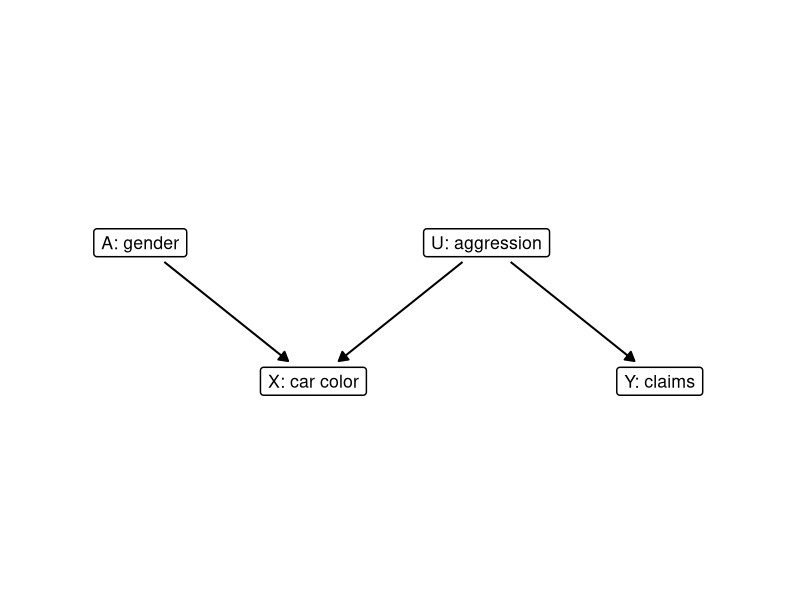
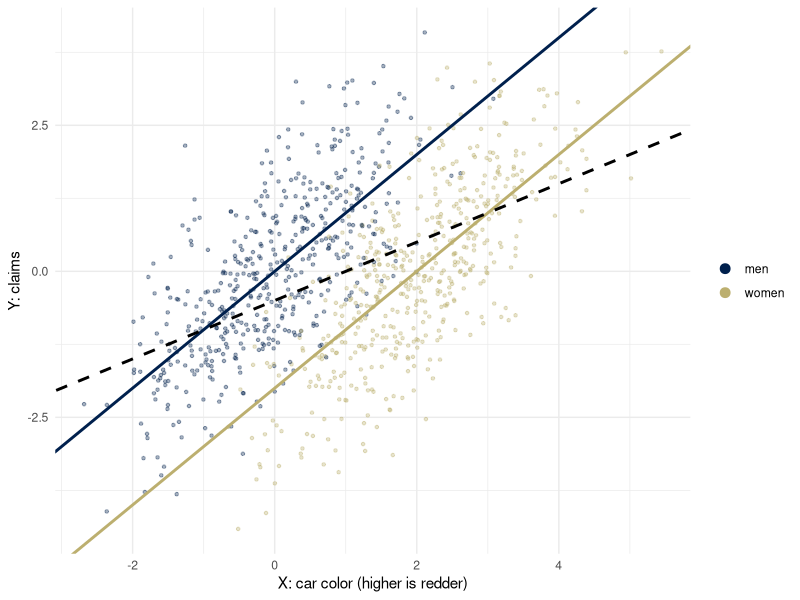
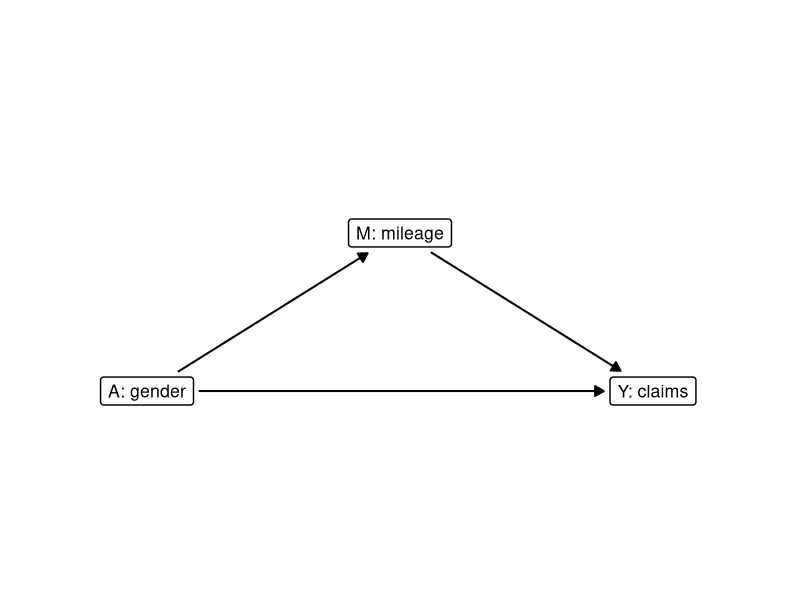
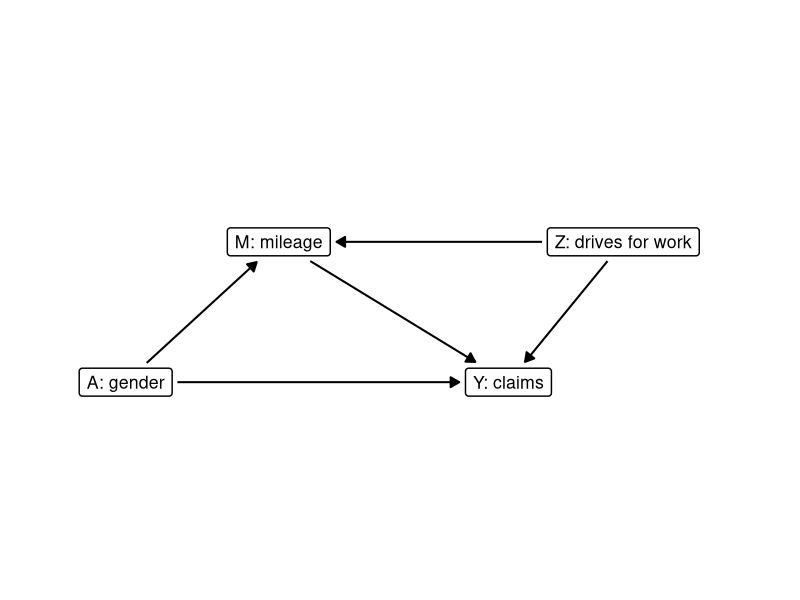
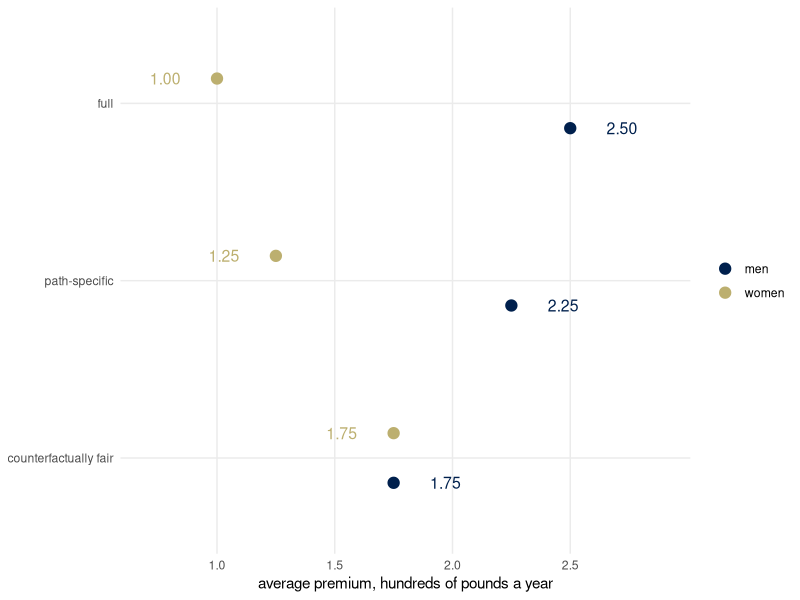
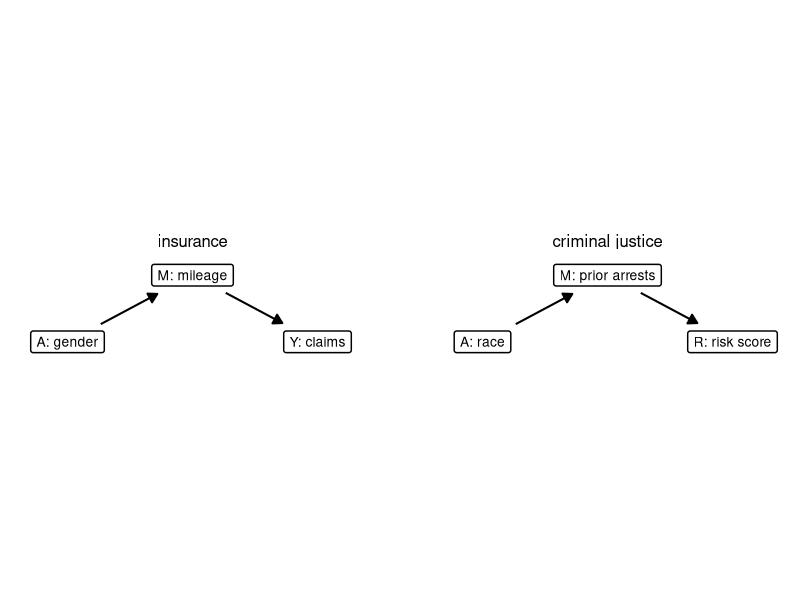

The R source for these figures, in order:
## ---- chunk 1
library(ggplot2)
library(dplyr)
theme_set(theme_minimal())
set.seed(313)
# cividis: viridisLite::cividis(9)[c(1, 3, 5, 6, 7, 9)]
navy <- "#00204D"; slate <- "#414D6B"; cgray <- "#7C7B78"; khaki <- "#9B9477"; gold <- "#BCAF6F"; yellow <- "#FFEA46"
two <- c(navy, gold)               # the two groups, wherever there are two

# Causal graphs. Nodes are letters in circles, or words in boxes (boxes = TRUE). A node's
# size is fixed on the page, in inches; draw_dag measures the device and stops every arrow
# `gap` inches short of its nodes. From weeks 3 to 5.
draw_dag <- function(nodes, edges, dashed = character(0), highlight = character(0), boxes = FALSE,
                     text_size = 7, xlim = c(-0.5, 2.5), ylim = c(-0.4, 1.4), strip_size = 18,
                     gap = 0.05) {
  if (!"panel" %in% names(nodes)) { nodes$panel <- ""; edges$panel <- "" }
  pad <- unit(0.35, "lines"); border <- 0.5; dot <- 16; stroke <- 0.8; lw <- c(black = 0.7, gold = 1.5)
  p <- ggplot() +
    facet_wrap(~ panel, nrow = 1) +
    coord_fixed(xlim = xlim, ylim = ylim) +
    theme_void() +
    theme(strip.text = element_text(size = strip_size), panel.spacing = unit(1.5, "lines"))
  p <- if (boxes) {
    p + geom_label(data = nodes, aes(x, y, label = name), size = text_size, label.size = border,
                   label.padding = pad)
  } else {
    p + geom_point(data = nodes, aes(x, y), size = dot, shape = 21, fill = "white", stroke = stroke) +
      geom_text(data = nodes, aes(x, y, label = name), size = text_size, parse = TRUE)
  }
  inch <- function(u, f) f(u, "in", valueOnly = TRUE)
  g <- ggplotGrob(p)
  pp <- ggplot_build(p)$layout$panel_params[[1]]
  per_unit <- min((dev.size("in")[1] - sum(inch(g$widths, grid::convertWidth))) /
                    (length(unique(nodes$panel)) * diff(pp$x.range)),
                  (dev.size("in")[2] - sum(inch(g$heights, grid::convertHeight))) / diff(pp$y.range))
  if (boxes) {
    text <- lapply(as.character(nodes$name), grid::textGrob, gp = grid::gpar(fontsize = text_size * .pt))
    nodes$hw <- (sapply(text, \(t) inch(grid::grobWidth(t), grid::convertWidth)) / 2 +
                   inch(pad, grid::convertWidth) + border * .pt / 96 / 2) / per_unit
    nodes$hh <- (sapply(text, \(t) inch(grid::grobHeight(t), grid::convertHeight)) / 2 +
                   inch(pad, grid::convertHeight) + border * .pt / 96 / 2) / per_unit
  } else {
    nodes$hw <- nodes$hh <- (0.375 * (dot * .pt + stroke * .stroke / 2) / 72 +
                               stroke * .stroke / 2 / 96 / 2) / per_unit
  }
  e <- edges |>
    left_join(nodes, by = c("panel", "from" = "name")) |>
    rename(x0 = x, y0 = y, hw0 = hw, hh0 = hh) |>
    left_join(nodes, by = c("panel", "to" = "name")) |>
    mutate(dx = x - x0, dy = y - y0, len = sqrt(dx^2 + dy^2), ux = dx / len, uy = dy / len,
           col = ifelse(paste(from, to) %in% highlight, "#BCAF6F", "black"),
           style = ifelse(paste(from, to) %in% dashed, "dashed", "solid"),
           g0 = gap / per_unit,
           g1 = (gap + ifelse(col == "black", lw[["black"]], lw[["gold"]]) * .pt / 96 / 2) / per_unit,
           s0 = if (boxes) pmin((hw0 + g0) / pmax(abs(ux), 1e-9), (hh0 + g0) / pmax(abs(uy), 1e-9)) else hw0 + g0,
           s1 = if (boxes) pmin((hw + g1) / pmax(abs(ux), 1e-9), (hh + g1) / pmax(abs(uy), 1e-9)) else hw + g1,
           xs = x0 + s0 * ux, ys = y0 + s0 * uy, xe = x - s1 * ux, ye = y - s1 * uy)
  p + geom_segment(data = e, aes(x = xs, y = ys, xend = xe, yend = ye, linetype = style, color = col),
                   arrow = arrow(length = unit(0.25, "cm"), type = "closed"),
                   linewidth = ifelse(e$col == "black", lw[["black"]], lw[["gold"]]), show.legend = FALSE) +
    scale_linetype_identity() + scale_color_identity()
}

# The mileage world (as in the slides). The checks stop the render if a number stated in
# the text does not follow from the parameters.
mu0 <- 10; alpha <- -4; beta <- 0.25; gamma <- -0.5; var_UM <- 4; pA <- 1/2
NDE <- gamma; NIE <- alpha * beta; TE <- NDE + NIE
var_M <- alpha^2 * pA * (1 - pA) + var_UM
slope_refit <- beta + gamma * alpha * pA * (1 - pA) / var_M
R2 <- alpha^2 * pA * (1 - pA) / var_M
stopifnot(abs(NDE + 0.5) < 1e-12, abs(NIE + 1) < 1e-12, abs(TE + 1.5) < 1e-12,
          abs(var_M - 8) < 1e-12, abs(slope_refit - 0.3125) < 1e-12, abs(R2 - 0.5) < 1e-12,
          abs(alpha * slope_refit - (NIE + R2 * NDE)) < 1e-12)
## ---- chunk 2
rc <- data.frame(name = c("A: gender", "X: car color", "U: aggression", "Y: claims"),
                 x = c(0, 1.25, 2.5, 3.75), y = c(1, 0, 1, 0))
draw_dag(rc, data.frame(from = c("A: gender", "U: aggression", "U: aggression"),
                        to = c("X: car color", "X: car color", "Y: claims")),
         boxes = TRUE, text_size = 4.5, xlim = c(-0.75, 4.5), ylim = c(-0.3, 1.3))
## ---- chunk 3
n <- 1000
A <- rbinom(n, 1, 1/2)          # 1 for a woman
U <- rnorm(n)                   # aggression, never observed
X <- 2 * A + U                  # car color
Y <- U + rnorm(n)               # claims
coef(lm(Y ~ X))                 # the price from X alone
coef(lm(Y ~ X + A))             # the price from X and A
## ---- chunk 4
car <- data.frame(X, Y, group = factor(A, levels = c(0, 1), labels = c("men", "women")))
ggplot(car, aes(X, Y, color = group)) +
  geom_point(alpha = 0.35, size = 0.9) +
  geom_abline(intercept = 0, slope = 1, color = navy, linewidth = 1) +
  geom_abline(intercept = -2, slope = 1, color = gold, linewidth = 1) +
  geom_abline(intercept = -1/2, slope = 1/2, color = "black", linetype = "dashed", linewidth = 1) +
  scale_color_manual(values = two, name = NULL) +
  labs(x = "X: car color (higher is redder)", y = "Y: claims") +
  guides(color = guide_legend(override.aes = list(alpha = 1, size = 3)))
## ---- chunk 5
mw <- data.frame(name = c("A: gender", "M: mileage", "Y: claims"), x = c(0, 1.6, 3.2), y = c(0, 1, 0))
draw_dag(mw, data.frame(from = c("A: gender", "M: mileage", "A: gender"), to = c("M: mileage", "Y: claims", "Y: claims")),
         boxes = TRUE, text_size = 4.5, xlim = c(-0.7, 3.9), ylim = c(-0.3, 1.3))
## ---- chunk 6
wk <- data.frame(name = c("A: gender", "M: mileage", "Y: claims", "Z: drives for work"),
                 x = c(0, 1.2, 3.0, 3.9), y = c(0, 1.1, 0, 1.1))
draw_dag(wk, data.frame(from = c("A: gender", "M: mileage", "A: gender", "Z: drives for work", "Z: drives for work"),
                        to = c("M: mileage", "Y: claims", "Y: claims", "M: mileage", "Y: claims")),
         boxes = TRUE, text_size = 4.5, xlim = c(-0.7, 5.0), ylim = c(-0.3, 1.4))
## ---- chunk 7
prem <- data.frame(
  predictor = rep(c("full", "path-specific", "counterfactually fair"), each = 2),
  group = rep(c("men", "women"), 3),
  mean = c(beta * mu0, gamma + beta * (mu0 + alpha), beta * mu0, beta * (mu0 + alpha), beta * mu0, beta * mu0))
avg_claim <- pA * (gamma + beta * (mu0 + alpha)) + (1 - pA) * beta * mu0
prem <- prem |> group_by(predictor) |> mutate(level = mean - mean(mean) + avg_claim) |> ungroup()
stopifnot(abs(avg_claim - 1.75) < 1e-12, isTRUE(all.equal(prem$level, c(2.5, 1.0, 2.25, 1.25, 1.75, 1.75))))
lev <- c("counterfactually fair", "path-specific", "full")
prem |>
  mutate(row = match(predictor, lev), y = row + ifelse(group == "women", 0.14, -0.14)) |>
  ggplot(aes(level, y, color = group)) +
  geom_point(size = 3.5) +
  geom_text(aes(x = level + ifelse(group == "women", -0.22, 0.22), label = sprintf("%.2f", level)),
            size = 4, show.legend = FALSE) +
  scale_color_manual(values = two, name = NULL) +
  scale_x_continuous(limits = c(0.7, 2.9), breaks = c(1, 1.5, 2, 2.5)) +
  scale_y_continuous(breaks = 1:3, labels = lev, limits = c(0.6, 3.4)) +
  labs(x = "average premium, hundreds of pounds a year", y = NULL) +
  theme(panel.grid.minor = element_blank())
## ---- chunk 8
lv <- c("insurance", "criminal justice")
two_m <- data.frame(name = c("A: gender", "M: mileage", "Y: claims", "A: race", "M: prior arrests", "R: risk score"),
                    x = c(0, 1.5, 3, 0, 1.5, 3), y = c(0, 0.8, 0, 0, 0.8, 0),
                    panel = factor(rep(lv, each = 3), levels = lv))
draw_dag(two_m, data.frame(from = c("A: gender", "M: mileage", "A: race", "M: prior arrests"),
                           to = c("M: mileage", "Y: claims", "M: prior arrests", "R: risk score"),
                           panel = factor(rep(lv, each = 2), levels = lv)),
         boxes = TRUE, text_size = 3.5, xlim = c(-0.6, 3.6), ylim = c(-0.25, 1.05), strip_size = 12)
